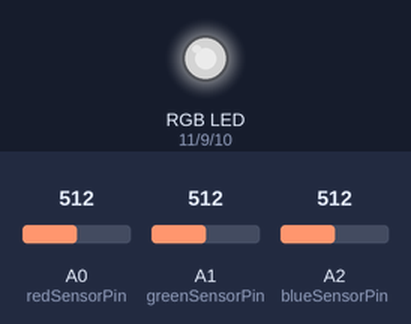
Simulated run of this sketch. Board: Arduino Uno, built with avr-gcc and run on an emulated ATmega328P. On the bench: an RGB LED mixed from three pins (HIGH = lit). The inputs (shaded band) are chosen by the test bench; at power-on: A0 (redSensorPin) = 512, A1 (greenSensorPin) = 512, A2 (blueSensorPin) = 512. Dim RGB values are drawn brighter than linear; what the sketch prints to the serial monitor is not drawn.

Above: at 1.2 s.
1.3 s: A0 (redSensorPin) set to 414
At 2.2 s:
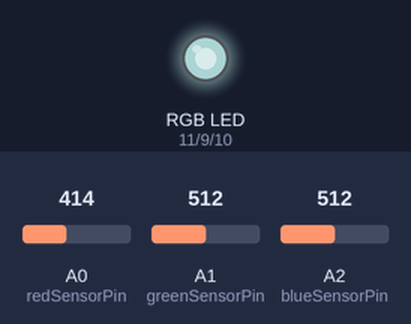
3.3 s: A0 (redSensorPin) set to 389
At 3.8 s:
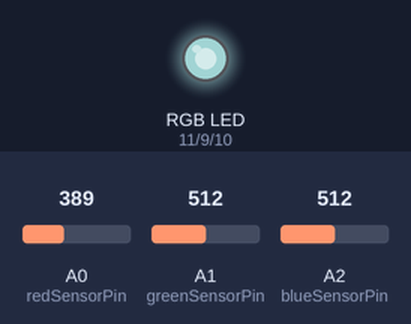
5.1 s: A1 (greenSensorPin) set to 407
At 6.5 s:
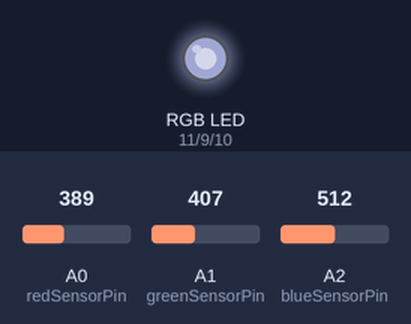
8.1 s: A1 (greenSensorPin) set to 385
At 8.8 s:
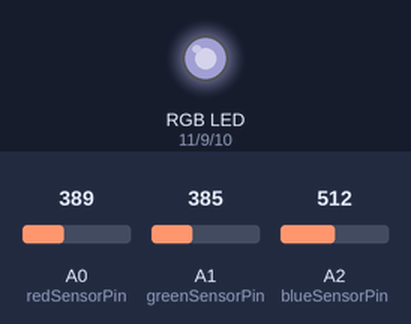
9.9 s: A2 (blueSensorPin) set to 410
At 10.9 s:
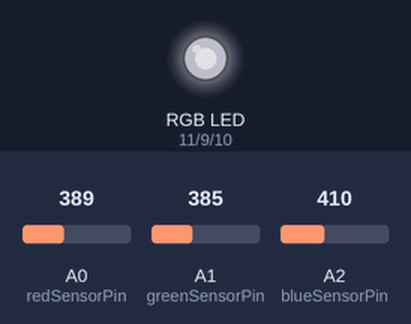
11.7 s: A2 (blueSensorPin) set to 384
At 12.8 s:
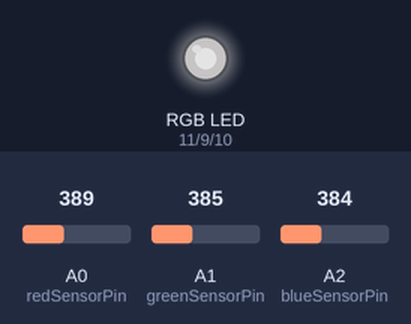
Timing chart, 0 to 14.5 s (numbered marks = the images above; inputs shaded):
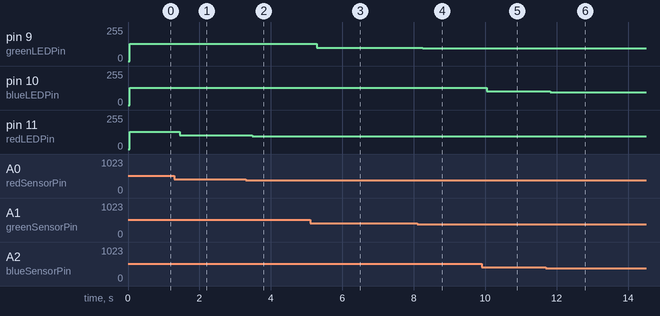

Measured:
- after the input at 1.3 s, pin 11 (redLEDPin): 128/255 → 103/255 after 0.15 s
- after the input at 3.3 s, pin 11 (redLEDPin): 103/255 → 97/255 after 0.18 s
- after the input at 5.1 s, pin 9 (greenLEDPin): 128/255 → 101/255 after 0.19 s
- after the input at 8.1 s, pin 9 (greenLEDPin): 101/255 → 96/255 after 0.15 s
- after the input at 9.9 s, pin 10 (blueLEDPin): 128/255 → 102/255 after 0.14 s
- after the input at 11.7 s, pin 10 (blueLEDPin): 102/255 → 96/255 after 0.12 s

The sketch:

Project_4_Color_Mixing_Lamp.ino
```cpp
//Project 4 Color Mixing Lamp
//Use a tri color LED and three photo transistors to create a lamp that smoothly changes colors
//depending on external lighting conditions

const int greenLEDPin = 9;
const int redLEDPin = 11;
const int blueLEDPin = 10;

const int redSensorPin = A0;
const int greenSensorPin = A1;
const int blueSensorPin = A2;

int redValue = 0;
int greenValue = 0;
int blueValue = 0;

int redSensorValue = 0;
int greenSensorValue = 0;
int blueSensorValue = 0;

void setup() {
  // put your setup code here, to run once:
  Serial.begin(9600);

  pinMode(greenLEDPin, OUTPUT);
  pinMode(redLEDPin, OUTPUT);
  pinMode(blueLEDPin, OUTPUT);
}

void loop() {
  // put your main code here, to run repeatedly:
  redSensorValue = analogRead(redSensorPin);
  delay(5);
  greenSensorValue = analogRead(greenSensorPin);
  delay(5);
  blueSensorValue = analogRead(blueSensorPin);
  delay(5);

  Serial.print("Raw Sensor Values \t Red: ");
  Serial.print(redSensorValue);
  Serial.print("\t Green ");
  Serial.print(greenSensorValue);
  Serial.print("\t Blue ");
  Serial.print(blueSensorValue);

  redValue = redSensorValue/4;
  greenValue = greenSensorValue/4;
  blueValue = blueSensorValue/4;

  Serial.print("Mapped sensor Values \t Red: ");
  Serial.print(redValue);
  Serial.print("\t Green: ");
  Serial.print(greenValue);
  Serial.print("\t Blue: ");
  Serial.print(blueValue);

  analogWrite(redLEDPin, redValue);
  analogWrite(greenLEDPin, greenValue);
  analogWrite(blueLEDPin, blueValue);


}
```
